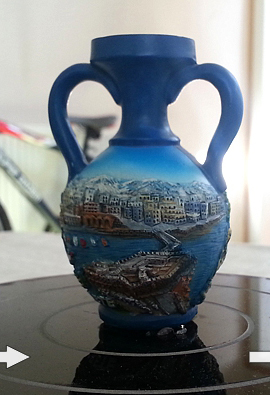
#> input picture demo/vase.jpg, 270 x 395 px
$ python sub.py
#> lines starting #> are read from the running program, lines starting #| are printed output that depends on the picture
import cv2
import numpy as np
import matplotlib.pyplot as plt
from mpl_toolkits.mplot3d import Axes3D

def subtract(a, b, threshold):
    res = np.empty_like(a)
    if (a.shape == b.shape):
        res[:] = a
        for x in range(len(a)):
            for y in range(len(a[0])):
                for z in range(len(a[0][0])):
                    if (z == 2):
                        aval = b[x][y][z]
                        bval = a[x][y][z]
                        if (aval > bval):
                            res[x][y][z] = aval-bval
                        elif (aval < bval):
                            res[x][y][z] = bval-aval
                        else:
                            res[x][y][z] = 0
                        if res[x][y][z] > threshold:
                            res[x][y][z] = 255
                        else:
                            res[x][y][z] = 0
                    else:
                        res[x][y][z] = 0
    return res

if __name__ == "__main__":

    vase = cv2.imread("demo/vase.jpg")
#> vase is the input picture: shape (395, 270, 3); mean B, G, R 133.1, 128.8, 121.7
    vaselaser = cv2.imread("demo/vaselaser.jpg")
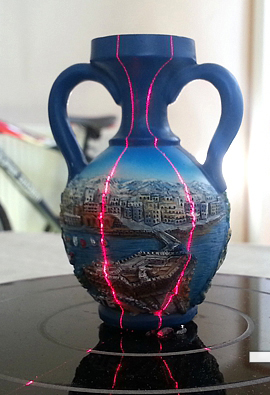
#> input picture demo/vaselaser.jpg, 270 x 395 px
#> vaselaser is the input picture: shape (395, 270, 3); mean B, G, R 134.1, 128.3, 126.6

    resizeFactor = 0.5
    camdistance = 500.0
    middle = int(140*resizeFactor) # in pixels from the left edge

    res = subtract(vase, vaselaser, 100)
#> after the loop in subtract, `for x in range(len(a)):`:
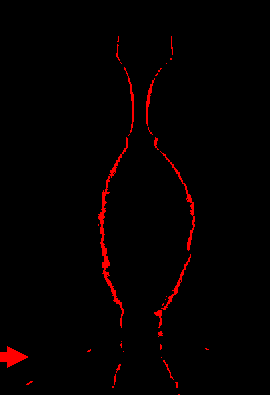
#> res: shape (395, 270, 3); mean B, G, R 0, 0, 4.8
    res = cv2.resize(res, (0,0), fx=resizeFactor, fy=resizeFactor)
#> res: shape (198, 135, 3)
    #cv2.imshow('Vase', res)
    #cv2.waitKey(0)
    #cv2.destroyAllWindows()

    fig = plt.figure()
    ax = fig.add_subplot(111, projection='3d')
    ax.set_xlim3d(0,120)
    ax.set_ylim3d(0,120)
    ax.set_zlim3d(0,120)

    for y in range(len(res)):
        for x in range(0, middle):
            if (res[y][x][2] == 255):
                    a = camdistance/(-1+camdistance/(x-middle))
                    b = y
                    c = camdistance-(camdistance * a / (x-middle))
                    ax.scatter(int(a), int(b), int(c))
        for x in range(middle, len(res[0])):
            if (res[y][x][2] == 255):
                a = camdistance/(1+camdistance/(x-middle))
                b = y
                c = camdistance-(camdistance * a / (x-middle))
                ax.scatter(int(a), int(b), int(c))

    plt.show()
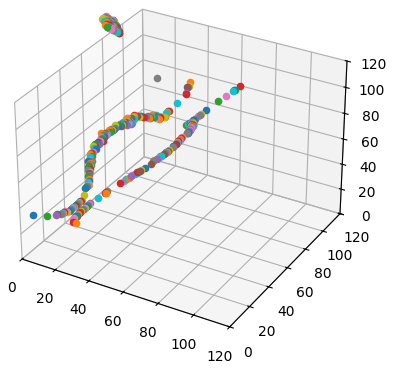
#> figure drawn by matplotlib, 1 panel
